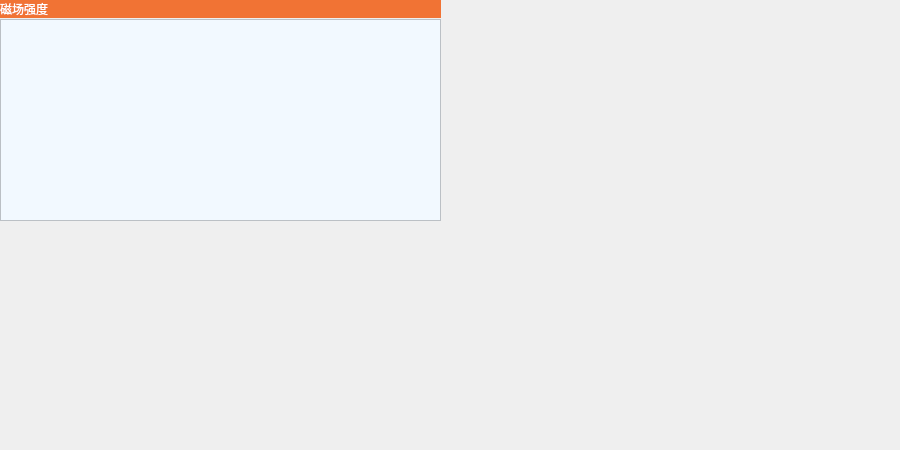
    <widget class="QWidget" name="tab">
     <attribute name="title">
      <string>传感器实时数据（2）</string>
     </attribute>
     <widget class="QWidget" name="layoutWidget_11">
      <property name="geometry">
       <rect>
        <x>440</x>
        <y>0</y>
        <width>451</width>
        <height>221</height>
       </rect>
      </property>
      <layout class="QGridLayout" name="gridLayout_11">
       <property name="verticalSpacing">
        <number>1</number>
       </property>
      </layout>
     </widget>
     <widget class="QWidget" name="layoutWidget_12">
      <property name="geometry">
       <rect>
        <x>440</x>
        <y>220</y>
        <width>451</width>
        <height>221</height>
       </rect>
      </property>
      <layout class="QGridLayout" name="gridLayout_12">
       <property name="verticalSpacing">
        <number>1</number>
       </property>
      </layout>
     </widget>
     <widget class="QWidget" name="layoutWidget_13">
      <property name="geometry">
       <rect>
        <x>0</x>
        <y>0</y>
        <width>441</width>
        <height>221</height>
       </rect>
      </property>
      <layout class="QGridLayout" name="gridLayout_14">
       <property name="verticalSpacing">
        <number>1</number>
       </property>
       <item row="1" column="0">
        <widget class="plotWidget" name="magnetometer">
         <property name="styleSheet">
          <string notr="true">background-color: rgb(242, 249, 255);</string>
         </property>
        </widget>
       </item>
       <item row="0" column="0">
        <widget class="QLabel" name="imu_angular_23">
         <property name="palette">
          <palette>
           <active>
            <colorrole role="WindowText">
             <brush brushstyle="SolidPattern">
              <color alpha="255">
               <red>255</red>
               <green>255</green>
               <blue>255</blue>
              </color>
             </brush>
            </colorrole>
            <colorrole role="Button">
             <brush brushstyle="SolidPattern">
              <color alpha="255">
               <red>241</red>
               <green>115</green>
               <blue>52</blue>
              </color>
             </brush>
            </colorrole>
            <colorrole role="Base">
             <brush brushstyle="SolidPattern">
              <color alpha="255">
               <red>241</red>
               <green>115</green>
               <blue>52</blue>
              </color>
             </brush>
            </colorrole>
            <colorrole role="Window">
             <brush brushstyle="SolidPattern">
              <color alpha="255">
               <red>241</red>
               <green>115</green>
               <blue>52</blue>
              </color>
             </brush>
            </colorrole>
           </active>
           <inactive>
            <colorrole role="WindowText">
             <brush brushstyle="SolidPattern">
              <color alpha="255">
               <red>255</red>
               <green>255</green>
               <blue>255</blue>
              </color>
             </brush>
            </colorrole>
            <colorrole role="Button">
             <brush brushstyle="SolidPattern">
              <color alpha="255">
               <red>241</red>
               <green>115</green>
               <blue>52</blue>
              </color>
             </brush>
            </colorrole>
            <colorrole role="Base">
             <brush brushstyle="SolidPattern">
              <color alpha="255">
               <red>241</red>
               <green>115</green>
               <blue>52</blue>
              </color>
             </brush>
            </colorrole>
            <colorrole role="Window">
             <brush brushstyle="SolidPattern">
              <color alpha="255">
               <red>241</red>
               <green>115</green>
               <blue>52</blue>
              </color>
             </brush>
            </colorrole>
           </inactive>
           <disabled>
            <colorrole role="WindowText">
             <brush brushstyle="SolidPattern">
              <color alpha="255">
               <red>120</red>
               <green>120</green>
               <blue>120</blue>
              </color>
             </brush>
            </colorrole>
            <colorrole role="Button">
             <brush brushstyle="SolidPattern">
              <color alpha="255">
               <red>241</red>
               <green>115</green>
               <blue>52</blue>
              </color>
             </brush>
            </colorrole>
            <colorrole role="Base">
             <brush brushstyle="SolidPattern">
              <color alpha="255">
               <red>241</red>
               <green>115</green>
               <blue>52</blue>
              </color>
             </brush>
            </colorrole>
            <colorrole role="Window">
             <brush brushstyle="SolidPattern">
              <color alpha="255">
               <red>241</red>
               <green>115</green>
               <blue>52</blue>
              </color>
             </brush>
            </colorrole>
           </disabled>
          </palette>
         </property>
         <property name="font">
          <font>
           <family>等线</family>
           <pointsize>9</pointsize>
           <weight>50</weight>
           <bold>false</bold>
          </font>
         </property>
         <property name="styleSheet">
          <string notr="true">background-color: rgb(226, 226, 226);
background-color: rgb(241, 115, 52);</string>
         </property>
         <property name="text">
          <string>磁场强度</string>
         </property>
        </widget>
       </item>
      </layout>
     </widget>
     <widget class="QWidget" name="layoutWidget_14">
      <property name="geometry">
       <rect>
        <x>0</x>
        <y>220</y>
        <width>441</width>
        <height>221</height>
       </rect>
      </property>
      <layout class="QGridLayout" name="gridLayout_15">
       <property name="verticalSpacing">
        <number>1</number>
       </property>
      </layout>
     </widget>
    </widget>
